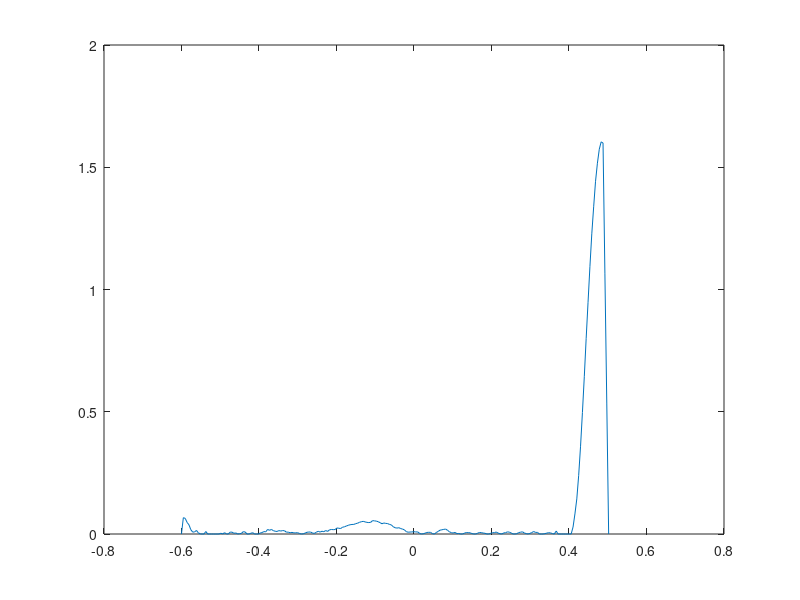

MATLAB code to generate this figure: (Note: this script raises an error after producing the figure.)
signals = load("signals.mat")

voltage = signals.signals(:,1)
current = signals.signals(:,39)

for i = 20:length(voltage)
    plot(voltage, signals.signals(:, i))
    
end

%%
test = [2, 26, 62, 30, 32, 7, 59, 106, 68, 126, 167, 140, 130, 197, 147, 128, 105, 58, 88, 16, 15, 17, 2];
x = linspace(1, 100, length(test))
plot(x, test)